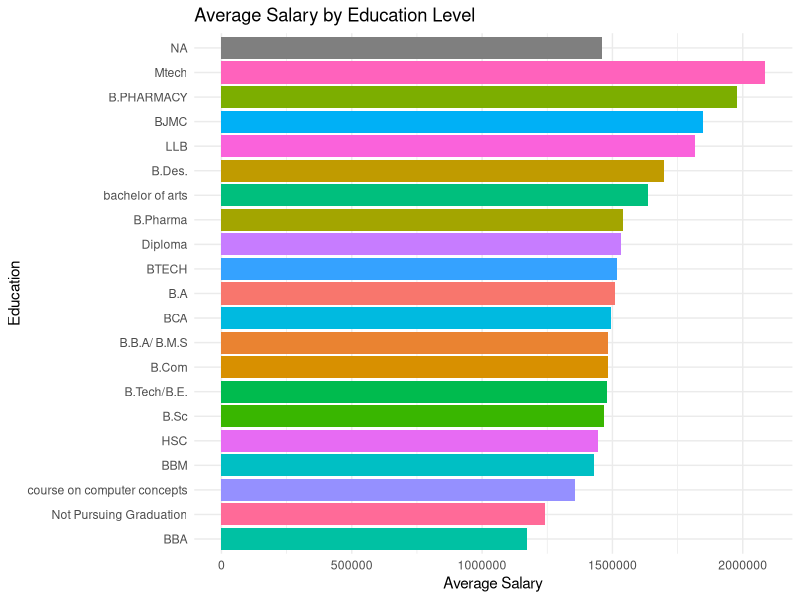
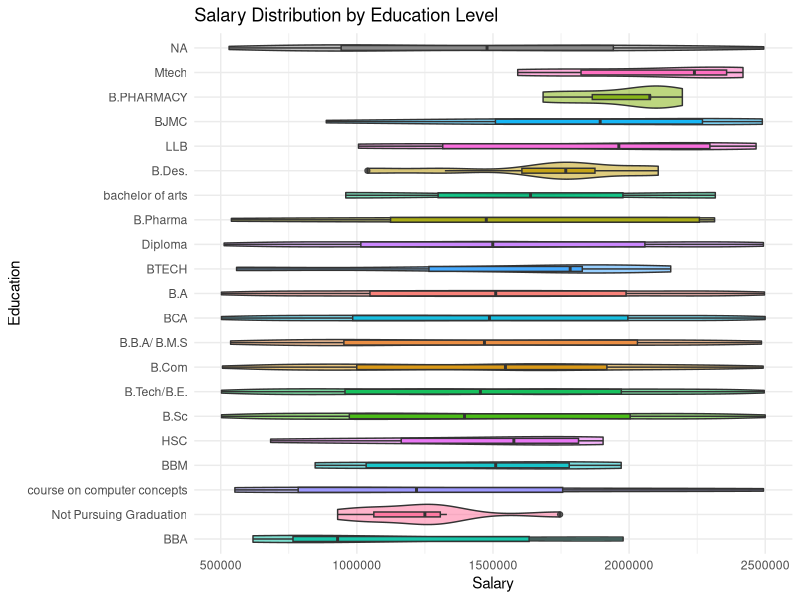
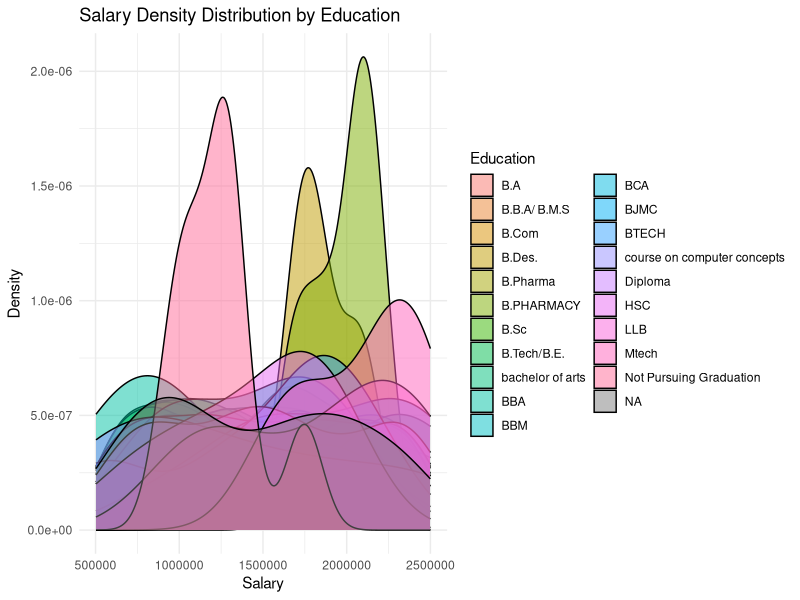
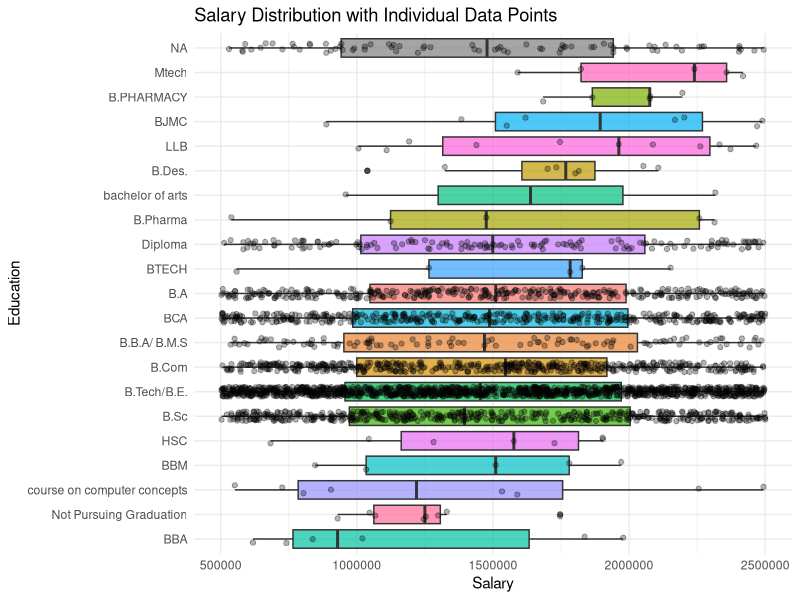
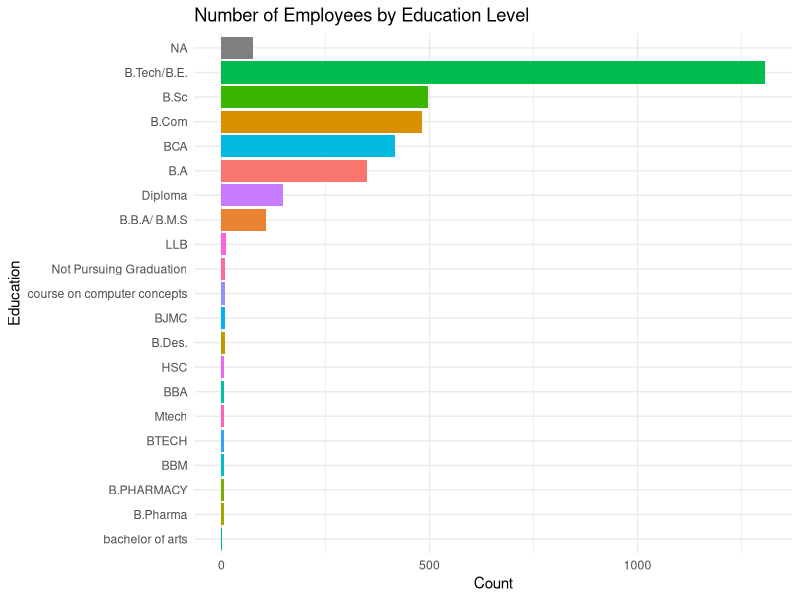

These figures' R source, in order:
## ---- chunk 1
# Load required libraries
library(ggplot2)
library(dplyr)

# Assuming your data is in a CSV file named 'position_salary'
# Read the data
library(readr)

data <- read_csv("position_salary.csv")
ggplot(data %>% 
       group_by(Education) %>% 
       summarise(avg_salary = mean(Salary)), 
       aes(x = reorder(Education, avg_salary), y = avg_salary, fill = Education)) +
  geom_bar(stat = "identity") +
  coord_flip() +
  theme_minimal() +
  labs(title = "Average Salary by Education Level",
       x = "Education",
       y = "Average Salary") +
  theme(legend.position = "none")

# 2. Violin plot with box plot overlay
ggplot(data, aes(x = reorder(Education, Salary), y = Salary, fill = Education)) +
  geom_violin(alpha = 0.5) +
  geom_boxplot(width = 0.2, alpha = 0.8) +
  coord_flip() +
  theme_minimal() +
  labs(title = "Salary Distribution by Education Level",
       x = "Education",
       y = "Salary") +
  theme(legend.position = "none")

# 3. Density plot by education
ggplot(data, aes(x = Salary, fill = Education)) +
  geom_density(alpha = 0.5) +
  theme_minimal() +
  labs(title = "Salary Density Distribution by Education",
       x = "Salary",
       y = "Density")

# 4. Create a summary table
summary_stats <- data %>%
  group_by(Education) %>%
  summarise(
    Count = n(),
    Mean_Salary = mean(Salary),
    Median_Salary = median(Salary),
    Min_Salary = min(Salary),
    Max_Salary = max(Salary),
    SD_Salary = sd(Salary)
  ) %>%
  arrange(desc(Mean_Salary))

print(summary_stats)

# 5. Box plot with individual points
ggplot(data, aes(x = reorder(Education, Salary), y = Salary, fill = Education)) +
  geom_boxplot(alpha = 0.7) +
  geom_jitter(width = 0.2, alpha = 0.3) +
  coord_flip() +
  theme_minimal() +
  labs(title = "Salary Distribution with Individual Data Points",
       x = "Education",
       y = "Salary") +
  theme(legend.position = "none")

# 6. Bar chart showing count of employees by education
ggplot(data, aes(x = reorder(Education, Education, FUN = length), fill = Education)) +
  geom_bar() +
  coord_flip() +
  theme_minimal() +
  labs(title = "Number of Employees by Education Level",
       x = "Education",
       y = "Count") +
  theme(legend.position = "none")

# Perform statistical test
# ANOVA test to check if differences are significant
anova_result <- aov(Salary ~ Education, data = data)
print(summary(anova_result))
